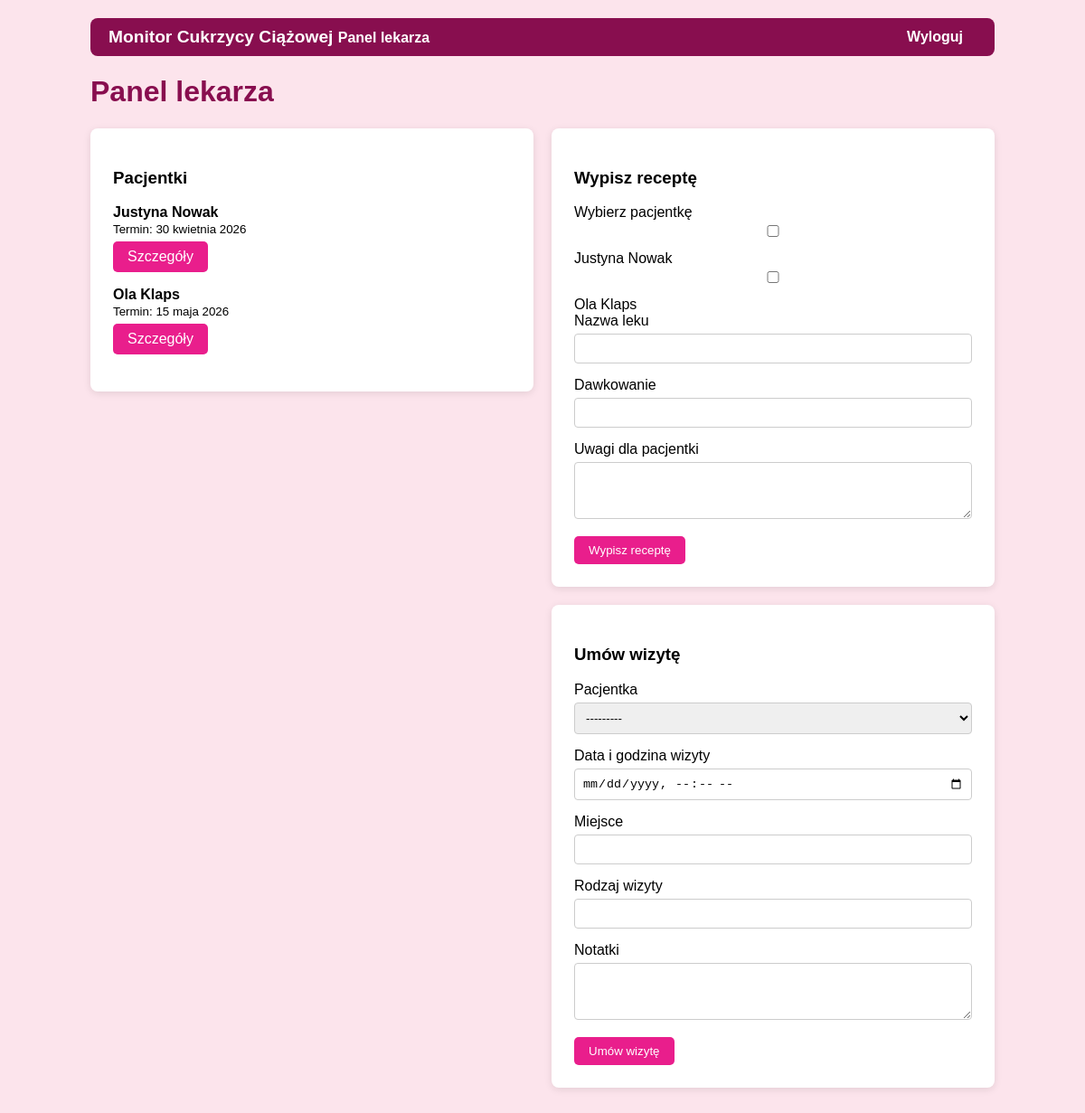
The page /lekarz/ (signed in) on the database its author committed.
### monitor/models.py (models this page shows)
class Pacjentka(models.Model):
    uzytkownik = models.OneToOneField(
        User,
        on_delete=models.CASCADE
    )
    data_urodzenia = models.DateField()
    przewidywana_data_porodu = models.DateField()
    telefon = models.CharField(max_length=20, blank=True)
    def __str__(self):
        return f"{self.uzytkownik.first_name} {self.uzytkownik.last_name}"
    class Meta:
        verbose_name = 'Pacjentka'
        verbose_name_plural = 'Pacjentki'

### monitor/decorators.py (the view)
    def wrapper(request, *args, **kwargs):
        if not request.user.is_authenticated:
            return redirect('login')
        if not request.user.is_staff:
            return redirect('dashboard')
        return view_func(request, *args, **kwargs)

### monitor/forms.py
class FormularzRecepty(forms.ModelForm):
    class Meta:
        model = Recepta
        fields = ['pacjentki', 'nazwa_leku', 'dawkowanie', 'uwagi']
        widgets = {
            'pacjentki': forms.CheckboxSelectMultiple(),
            'uwagi': forms.Textarea(attrs={'rows': 3}),
        }
        labels = {
            'pacjentki': 'Wybierz pacjentkę',
            'nazwa_leku': 'Nazwa leku',
            'dawkowanie': 'Dawkowanie',
            'uwagi': 'Uwagi dla pacjentki',
        }

class FormularzWizytyLekarza(forms.ModelForm):
    class Meta:
        model = WizytaLekarska
        fields = ['pacjentka', 'data_wizyty', 'miejsce',
                  'specjalizacja', 'notatki']
        widgets = {
            'data_wizyty': forms.DateTimeInput(
                attrs={'type': 'datetime-local'}
            ),
            'notatki': forms.Textarea(attrs={'rows': 3}),
        }
        labels = {
            'pacjentka': 'Pacjentka',
            'data_wizyty': 'Data i godzina wizyty',
            'miejsce': 'Miejsce',
            'specjalizacja': 'Rodzaj wizyty',
            'notatki': 'Notatki',
        }

### monitor/views.py (called while the page is built, shortened)
@tylko_lekarz
def panel_lekarza(request):
    return render(request, 'monitor/panel_lekarza.html', {
        'pacjentki': Pacjentka.objects.all(),
        'f_recepta': FormularzRecepty(),
        'f_wizyta': FormularzWizytyLekarza(),
        'wszystkie_wizyty': WizytaLekarska.objects.all().order_by('data_wizyty'),
    })

### monitor/templates/monitor/panel_lekarza.html (shortened to what this page needs)
{% extends 'monitor/base.html' %}
{% block content %}
<h1> Panel lekarza</h1>
<div class="wiersz">
    <div class="kolumna">
        <div class="karta">
            <h3> Pacjentki</h3>
            {% for p in pacjentki %}
            <p>
                <strong>{{ p }}</strong><br>
                <small>Termin: {{ p.przewidywana_data_porodu }}</small><br>
                <a href="{% url 'szczegoly_pacjentki' p.id %}"
                   class="btn" style="margin-top:5px;">
                    Szczegóły
                </a>
            </p>
            {% empty %}
                <p style="color:gray;">Brak pacjentek</p>
            {% endfor %}
        </div>
    </div>
    <div class="kolumna">
        <div class="karta">
            <h3> Wypisz receptę</h3>
            <form method="POST">
                {% for pole in f_recepta %}
                <div>
                    <label>{{ pole.label }}</label>
                    {{ pole }}
                </div>
                {% endfor %}
                <button type="submit" class="btn">Wypisz receptę</button>
            </form>
        </div>
        <div class="karta">
            <h3> Umów wizytę</h3>
            <form method="POST">
                {% for pole in f_wizyta %}
                <div>
                    <label>{{ pole.label }}</label>
                    {{ pole }}
                </div>
                {% endfor %}
                <button type="submit" class="btn">Umów wizytę</button>
            </form>
        </div>
    </div>
</div>
{% endblock %}

### monitor/templates/monitor/base.html (shortened to what this page needs)
<!DOCTYPE html>
<html lang="pl">
<head>
</head>
<body>
{% if user.is_authenticated %}
<nav>
    <div>
        <span style="color:white; font-size:1.2em; font-weight:bold;">
            Monitor Cukrzycy Ciążowej
        </span>
        {% if not user.is_staff %}
            <a href="{% url 'dashboard' %}"> Strona główna</a>
            <a href="{% url 'pomiary' %}"> Moje dane</a>
        {% else %}
            <a href="{% url 'panel_lekarza' %}"> Panel lekarza</a>
        {% endif %}
    </div>
    <div>
        <a href="{% url 'wyloguj' %}" style="margin-left:15px;">Wyloguj</a>
    </div>
</nav>
{% endif %}
{% block content %}{% endblock %}
</body>
</html>

### monitor/templates/monitor/base.html (style rules this page uses)
body { font-family: Arial, sans-serif; max-width: 1000px; margin: 0 auto; padding: 20px; background-color: #fce4ec; }
nav { background-color: #880e4f; padding: 10px 20px; border-radius: 8px; margin-bottom: 20px; display: flex; justify-content: space-between; align-items: center; }
nav a { color: white; text-decoration: none; margin-right: 15px; font-weight: bold; }
.karta { background: white; padding: 25px; border-radius: 8px; box-shadow: 0 2px 8px rgba(0,0,0,0.1); margin-bottom: 20px; }
h1, h2 { color: #880e4f; }
.btn { background-color: #e91e8c; color: white; padding: 8px 16px; border: none; border-radius: 5px; cursor: pointer; text-decoration: none; display: inline-block; }
input, select, textarea { width: 100%; padding: 8px; margin: 5px 0 15px 0; border: 1px solid #ccc; border-radius: 4px; box-sizing: border-box; }
.wiersz { display: flex; gap: 20px; }
.kolumna { flex: 1; }

### rows shown on the page
Pacjentka: uzytkownik.last_name "Justyna Nowak", przewidywana_data_porodu "30 kwietnia 2026"
Pacjentka: uzytkownik.last_name "Ola Klaps", przewidywana_data_porodu "15 maja 2026"

### other values the page prints
{{ pole.label }} "Wybierz pacjentkę" "Nazwa leku" "Dawkowanie" "Uwagi dla pacjentki"
{{ pole.label }} "Pacjentka" "Data i godzina wizyty" "Miejsce" "Rodzaj wizyty" "Notatki"
